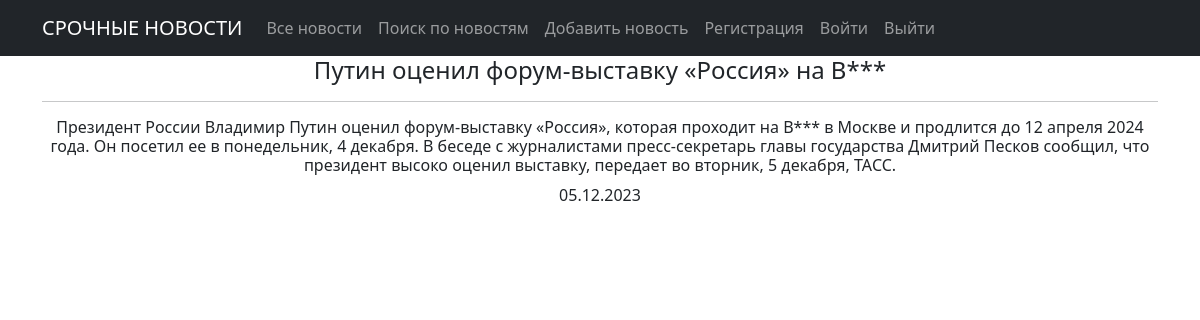
Page /2/ on the earlier database version.
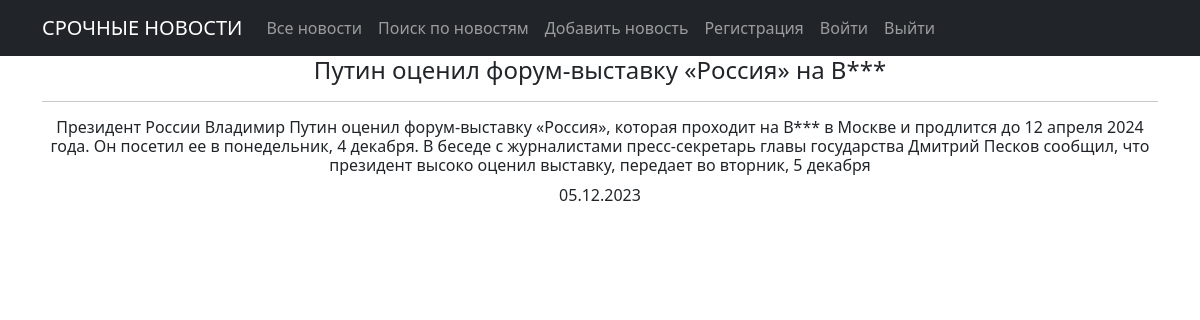
Same page on the later database version.
### news/models.py (models this page shows, shortened)
class Post(models.Model):
    author = models.ForeignKey(Author, on_delete=models.CASCADE)
    NEWS = 'NW'
    ARTICLE = 'AR'
    CATEGORY_CHOICES = ((NEWS, 'Новость'), (ARTICLE, 'Статья'),)
    categoryType = models.CharField(max_length=2, choices=CATEGORY_CHOICES, default=ARTICLE)
    dateCreation = models.DateTimeField(auto_now_add=True)
    postCategory = models.ManyToManyField('Category', through='PostCategory')
    title = models.CharField(max_length=128)
    text = models.TextField()
    rating = models.SmallIntegerField(default=0)

### news/views.py (the view)
# urls.py: path('<int:pk>/', NewsDetail.as_view(), name='news_detail'),
class NewsDetail(DetailView):
    model = Post
    template_name = 'news_det.html'
    context_object_name = 'news_det'
    queryset = Post.objects.all()
    def get_object(self, *args, **kwargs):  # переопределяем метод получения объекта, как ни странно
        obj = cache.get(f'news-{self.kwargs["pk"]}',
                        None)  # кэш очень похож на словарь, и метод get действует так же. Он забирает значение по ключу, если его нет, то забирает None.
        if not obj:
            obj = super().get_object(queryset=self.queryset)
            cache.set(f'news-{self.kwargs["pk"]}', obj)
            return obj

### news/templatetags/custom_filters.py (called while the page is built)
@register.filter()
def censor(text):
    if type(text) == str:
        text = text.split()
        for i, word in enumerate(text):
            if word in words:
                text[i] = word[0] + '*' * len(word[1:])
        return ' '.join(text)
    else:
        return "Не текст!"

### templates/news_det.html (shortened to what this page needs)
{% extends 'flatpages/default.html' %}
{% load custom_filters %}!
{% load cache %}
{% cache 300 content %}
{% block content %}
    <h4>{{ news_det.title|censor }}</h4>
    <hr>
    <h6>{{ news_det.text|censor }}</h6>
    {{ news_det.dateCreation|date:'d.m.Y'}}
{% endblock content %}
{% endcache %}

Differences in the rows shown:
changed Post "Путин оценил форум-выставку «Россия» на В***": text|censor "…передает во вторник, 5 декабря, ТАСС." → "…передает во вторник, 5 декабря"
